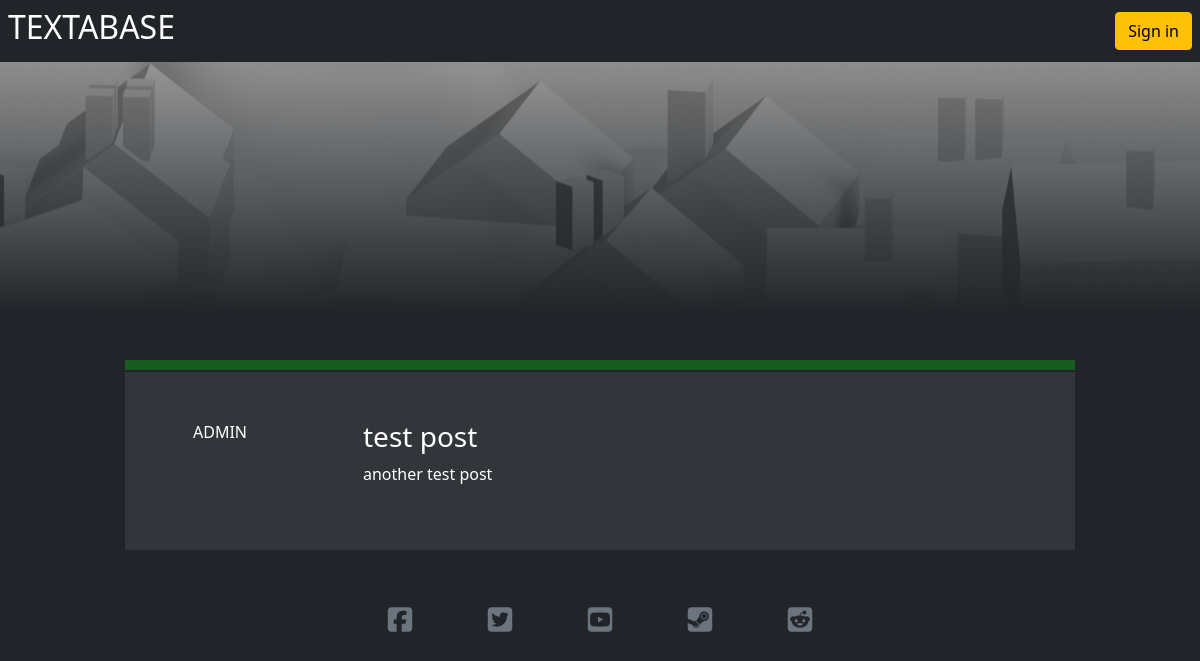
Page /test-post/ on the committed database.
### forum/models.py (models this page shows, shortened)
class thread(models.Model):
    title = models.CharField(max_length=255, unique=True)
    slug = models.SlugField(max_length=255, unique=True)
    categories_choices = [
        ('GAM', 'Games'),
        ('BUG', 'Bugs'),
        ('BAN', 'Banter'),
        ('GEN', 'General')
    ]
    catergories = models.CharField(
        max_length=3,
        choices=categories_choices,
        default='GEN'
    )
    thread_starter = models.ForeignKey(User, on_delete=models.CASCADE,
                                       related_name='thread_post')
    date_posted = models.DateTimeField(auto_now=True, editable=False)
    content = models.TextField()
    class Meta:
        ordering = ["-date_posted"]

### forum/views.py (the view, shortened to what this page needs)
# urls.py: path('<slug:slug>/', views.threadPage.as_view(), name='threads_page'),
class threadPage(View):
    def get(self, request, slug, *args, **kwargs):
        queryset = thread.objects
        thread_view = get_object_or_404(queryset, slug=slug)
        comments = thread_view.comments.order_by("-date_posted")
        paginate_comments = Paginator(comments, 5)
        page_number = request.GET.get('page')
        page_obj = paginate_comments.get_page(page_number)
        return render(
            request,
            "thread_page.html",
            {
                "thread_view": thread_view,
                "comments": page_obj,
                "commented": False,
                "comment_form": commentForm,
                'page_obj': page_obj,
            }
        )

### templates/thread_page.html (shortened to what this page needs)
{% extends "base.html" %}
{% load my_filters %}
{% block content %}
<section class="container">
    <div class="row text-white justify-content-center">
        <div class="row justify-content-center g-0">
            <div class="col-10">
                <hr class="catergory-line catergory-{{ thread_view.catergories }}">
            </div>
        </div>
        <div class="col-10 col-xl-2 text-center bg-custom-thread pt-5">{{ thread_view.thread_starter }}</div>
        <div class="col-9 col-xl-7 p-5 bg-custom-thread">
            <div class="row">
                <h3>{{ thread_view.title }}</h3>
            </div>
            <div class="row">
                <p>{{ thread_view.content }}</p>
            </div>
        </div>
        <div class="col-1 bg-custom-thread">
        </div>
    </div>
</section>
{%endblock%}

### static/css/style.css (style rules this page uses)
.bg-custom-thread { background: rgba(196, 196, 196, 0.1); }
.catergory-line { margin: 0; padding: 0; padding-top: 10px; }
.catergory-GEN { background: rgba(0, 255, 0, 1); }

### rows in the picture
thread: thread_starter "ADMIN", title "test post", content "another test post"
